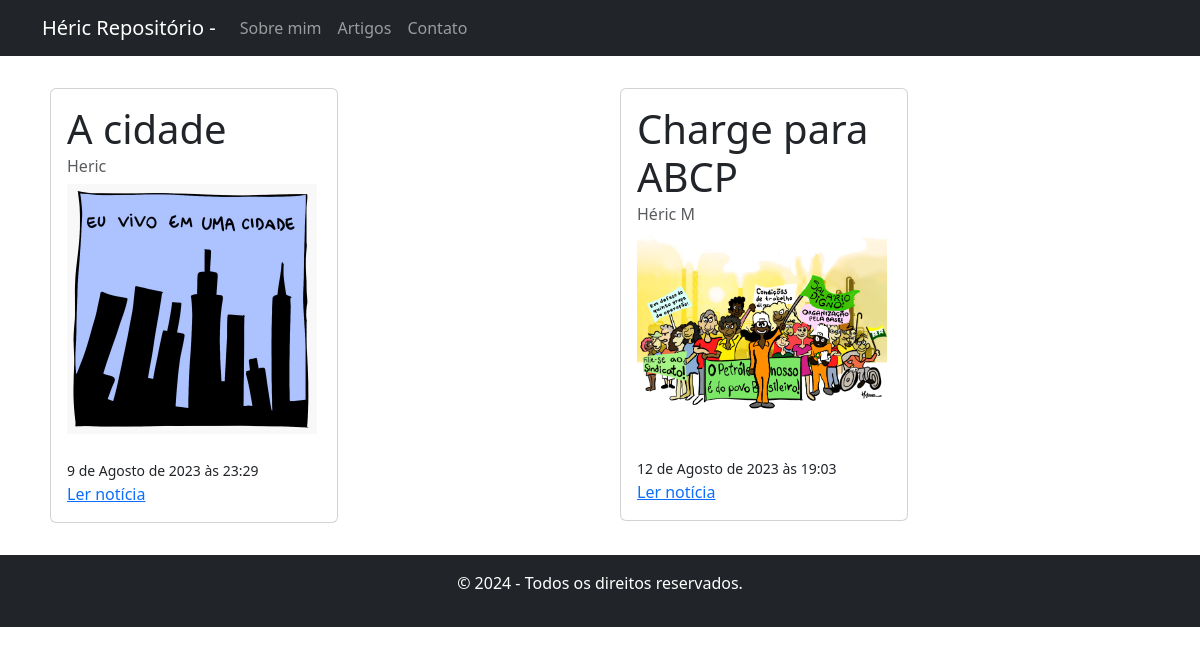
Before: / with the older database file.
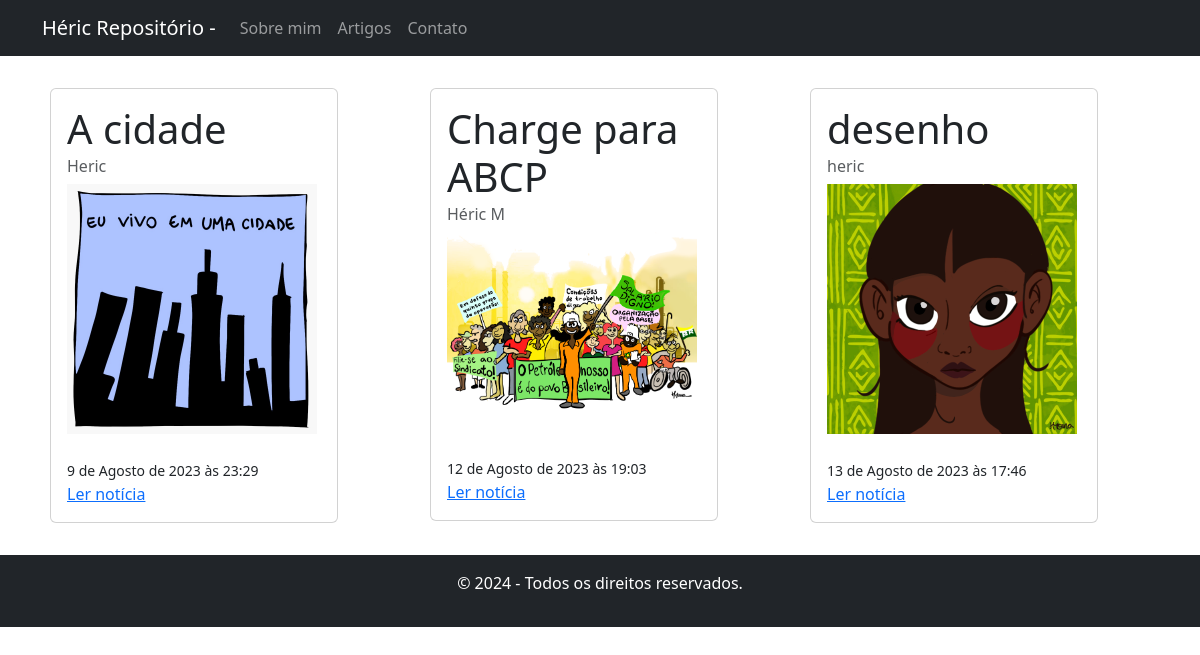
After: the same page with the newer database file.
### poems/models.py (models this page shows, shortened)
class Poema(models.Model):
    titulo = models.CharField(max_length=200)
    autor = models.CharField(max_length=100)
    exceto = models.TextField(null=True, blank=True)
    conteudo = models.TextField()
    image = models.ImageField(upload_to='', null=True, blank=True)
    data_publicacao = models.DateTimeField(auto_now_add=True)
    def get_absolute_url(self):
        return reverse('poema_detalhe', kwargs={'pk': self.pk})

### poems/views.py (the view)
# urls.py: path('', views.home, name='home'),
def home(request):
    poems = Poema.objects.all()
    context = {'poems': poems, 'title': 'Poemas Héric'}
    return render(request, 'home.html', context)

### poemsproject/templates/home.html
{% extends 'base.html' %}
{% block conteudo %}
<div class="container">
  <div class="row">
                {% for poem in poems %}
          <div class="col m-2">
            <div class="card" style="width: 18rem;">
              <div class="card-body">
                <h1 class="card-title">{{ poem.titulo }}</h1>
                <h6 class="card-subtitle mb-2 text-muted">{{ poem.autor }}</h6>
                {% if poem.image %}
                  <img src="{{ poem.image.url }}" width="250px" alt="">
                {% endif %}
                <br>
                <br>
                <small class="data">{{ poem.data_publicacao }}</small>
                <br>
                <a href="{{ poem.get_absolute_url }}" class="card-link">Ler notícia</a>
              </div>
            </div>
          </div>
          {% endfor %}
        </div>
      </div>
    {% endblock conteudo %}

### poemsproject/templates/base.html (shortened to what this page needs)
<!DOCTYPE html>
<html lang="pt-BR">
<head>
    <link rel="stylesheet" href="https://cdn.jsdelivr.net/npm/bootstrap@5.3.0/dist/css/bootstrap.min.css">
</head>
<body>
    <nav class="navbar navbar-expand-lg navbar-dark bg-dark">
        <div class="container">
            <a class="navbar-brand" href="#">Héric Repositório - </a>
            <div class="collapse navbar-collapse" id="navbarNav">
                <ul class="navbar-nav">
                    <li class="nav-item">
                        <a href='https://hericmr.github.io/me/portuguese.html' class="nav-link">Sobre mim</a>
                    </li>
                    <li class="nav-item">
                        <a class="nav-link" href="#">Artigos</a>
                    </li>
                    <li class="nav-item">
                        <a class="nav-link" href="#">Contato</a>
                    </li>
                </ul>
            </div>
        </div>
    </nav>
    <div class="container mt-4">
        <div class="row">
                {% block conteudo %}{% endblock conteudo %}
        </div>
    </div>
    </body>
    <footer class="bg-dark text-white text-center py-3 mt-4">
        <p>&copy; 2024 - Todos os direitos reservados.</p>
    </footer>
</html>

Changed rows visible on the page:
added Poema: titulo "desenho", autor "heric", image (picture), data_publicacao "13 de Agosto de 2023 às 17:46"
